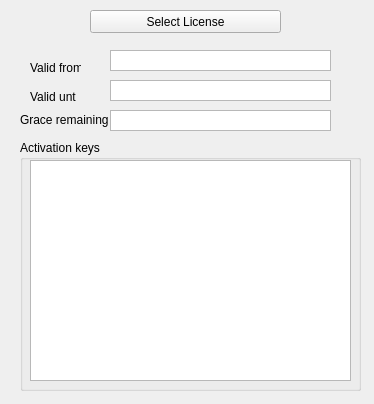
<?xml version="1.0" encoding="UTF-8"?>
<ui version="4.0">
 <class>MainWindow</class>
 <widget class="QMainWindow" name="MainWindow">
  <property name="geometry">
   <rect>
    <x>0</x>
    <y>0</y>
    <width>374</width>
    <height>404</height>
   </rect>
  </property>
  <property name="windowTitle">
   <string>License Manager</string>
  </property>
  <widget class="QWidget" name="centralWidget">
   <widget class="QPushButton" name="pb_BrowseLicense">
    <property name="geometry">
     <rect>
      <x>90</x>
      <y>10</y>
      <width>191</width>
      <height>23</height>
     </rect>
    </property>
    <property name="text">
     <string>Select License</string>
    </property>
   </widget>
   <widget class="QLabel" name="la_ValidFrom">
    <property name="geometry">
     <rect>
      <x>30</x>
      <y>60</y>
      <width>51</width>
      <height>16</height>
     </rect>
    </property>
    <property name="text">
     <string>Valid from</string>
    </property>
   </widget>
   <widget class="QLabel" name="la_ValidUntil">
    <property name="geometry">
     <rect>
      <x>30</x>
      <y>90</y>
      <width>46</width>
      <height>13</height>
     </rect>
    </property>
    <property name="text">
     <string>Valid until</string>
    </property>
   </widget>
   <widget class="QLabel" name="la_GraceDuration">
    <property name="geometry">
     <rect>
      <x>20</x>
      <y>110</y>
      <width>91</width>
      <height>20</height>
     </rect>
    </property>
    <property name="text">
     <string>Grace remaining</string>
    </property>
   </widget>
   <widget class="QGroupBox" name="groupBox">
    <property name="geometry">
     <rect>
      <x>20</x>
      <y>140</y>
      <width>341</width>
      <height>251</height>
     </rect>
    </property>
    <property name="title">
     <string>Activation keys</string>
    </property>
    <widget class="QListWidget" name="li_keys">
     <property name="geometry">
      <rect>
       <x>10</x>
       <y>20</y>
       <width>321</width>
       <height>221</height>
      </rect>
     </property>
    </widget>
   </widget>
   <widget class="QTextEdit" name="te_ValidFrom">
    <property name="geometry">
     <rect>
      <x>110</x>
      <y>50</y>
      <width>221</width>
      <height>21</height>
     </rect>
    </property>
    <property name="verticalScrollBarPolicy">
     <enum>Qt::ScrollBarAlwaysOff</enum>
    </property>
    <property name="horizontalScrollBarPolicy">
     <enum>Qt::ScrollBarAsNeeded</enum>
    </property>
   </widget>
   <widget class="QTextEdit" name="te_ValidUntil">
    <property name="geometry">
     <rect>
      <x>110</x>
      <y>80</y>
      <width>221</width>
      <height>21</height>
     </rect>
    </property>
    <property name="verticalScrollBarPolicy">
     <enum>Qt::ScrollBarAlwaysOff</enum>
    </property>
    <property name="horizontalScrollBarPolicy">
     <enum>Qt::ScrollBarAsNeeded</enum>
    </property>
   </widget>
   <widget class="QTextEdit" name="te_GraceDuration">
    <property name="geometry">
     <rect>
      <x>110</x>
      <y>110</y>
      <width>221</width>
      <height>21</height>
     </rect>
    </property>
    <property name="verticalScrollBarPolicy">
     <enum>Qt::ScrollBarAlwaysOff</enum>
    </property>
    <property name="horizontalScrollBarPolicy">
     <enum>Qt::ScrollBarAsNeeded</enum>
    </property>
   </widget>
  </widget>
 </widget>
 <layoutdefault spacing="6" margin="11"/>
 <resources/>
 <connections/>
</ui>
